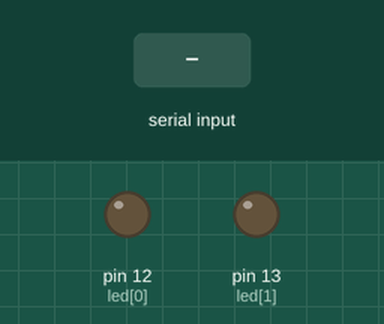
This sketch was run on a simulated Arduino Uno, built with avr-gcc and run on an emulated ATmega328P. Parts: output pins drawn as LEDs (lit = HIGH). The inputs (shaded band) are chosen by the test bench.

Above: at 1.2 s.
1.3 s: "y" received over the second serial link
At 2.3 s:
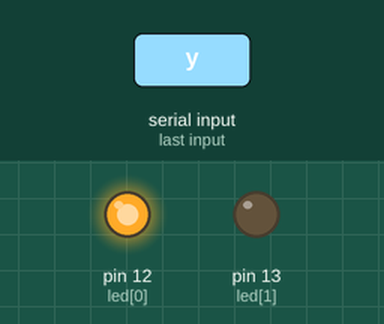
2.8 s: "Y" received over the second serial link
At 3.4 s:
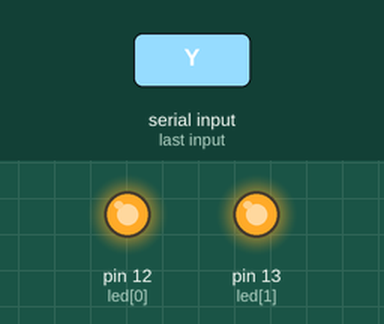
4.3 s: "n" received over the second serial link
At 4.6 s:
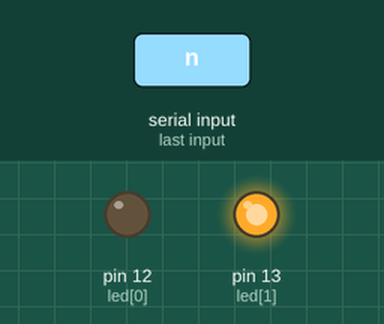
5.8 s: "N" received over the second serial link
At 6.9 s:
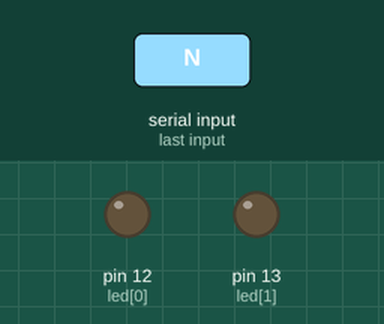
Timing chart, 0 to 8.3 s (numbered marks = the images above; inputs shaded):
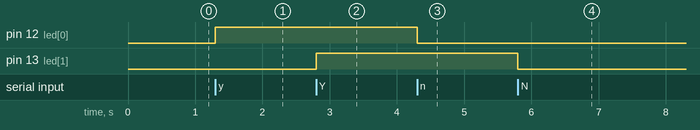

Measured:
- after the input at 1.3 s, pin 12 (led[0]): LOW → HIGH at once
- after the input at 2.8 s, pin 13 (led[1]): LOW → HIGH at once
- after the input at 4.3 s, pin 12 (led[0]): HIGH → LOW at once
- after the input at 5.8 s, pin 13 (led[1]): HIGH → LOW at once

The sketch:

sketch_nov16c.ino
```cpp
#include <SoftwareSerial.h>

SoftwareSerial mySerial(10, 11);

int led[2] = {12, 13};
char c;
char r;

void setup()
{
  mySerial.begin(9600);
  Serial.begin(9600);
  for(int i = 0;i<2;i++)
      pinMode(led[i], OUTPUT);
}

void susin(char r) {
  switch (r){
    case 'n':
    digitalWrite(led[0], LOW);
    break;
    case 'y':
    digitalWrite(led[0], HIGH);
    break;
    case 'N':
    digitalWrite(led[1], LOW);
    break;
    case 'Y':
    digitalWrite(led[1], HIGH);
    break;
  }
}

void loop() {
  if(Serial.available()){
    c = Serial.read();
    mySerial.write(c);
  }
  if(mySerial.available()){
    r = mySerial.read();
    susin(r);
  }
}
```
